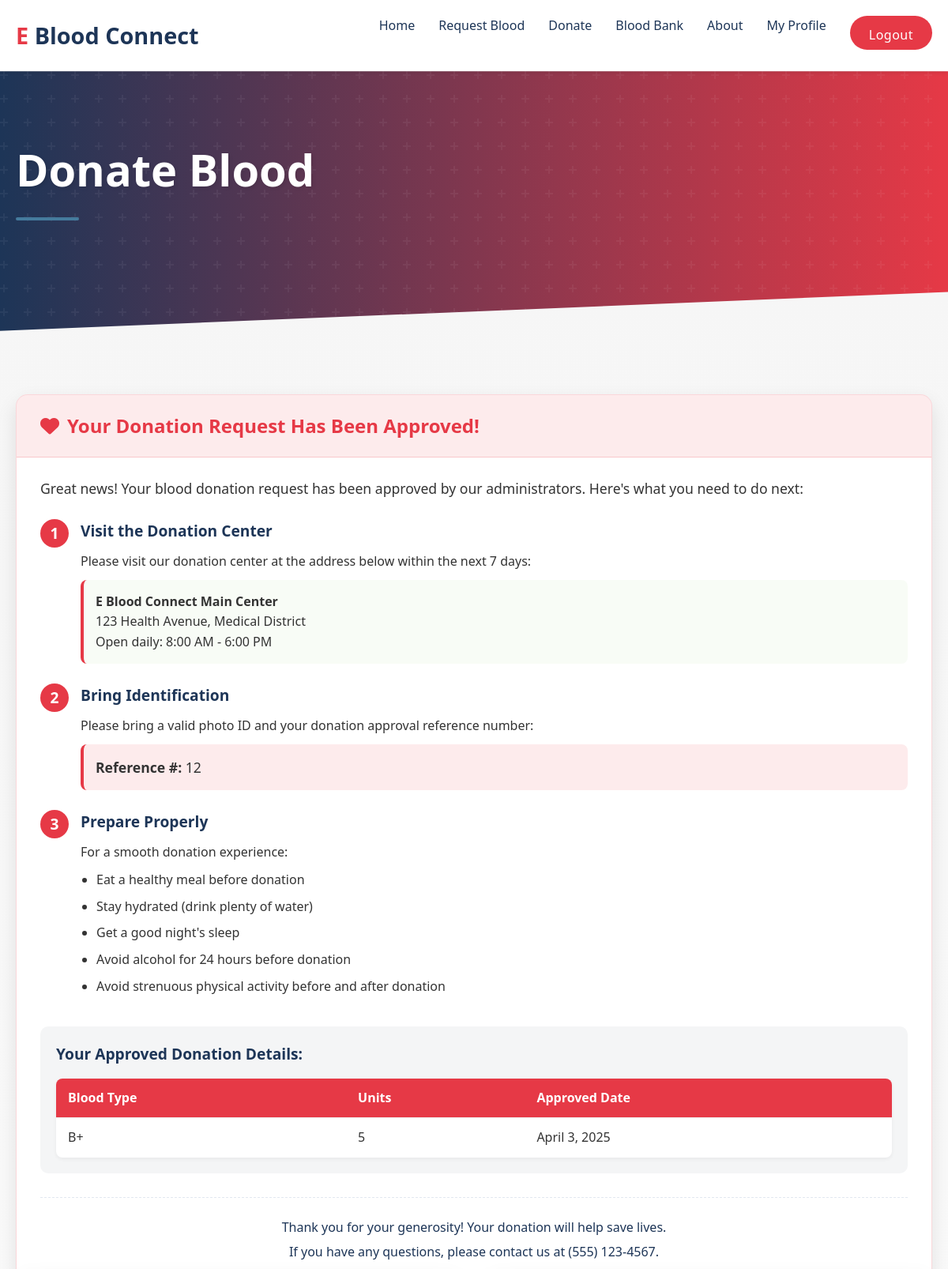
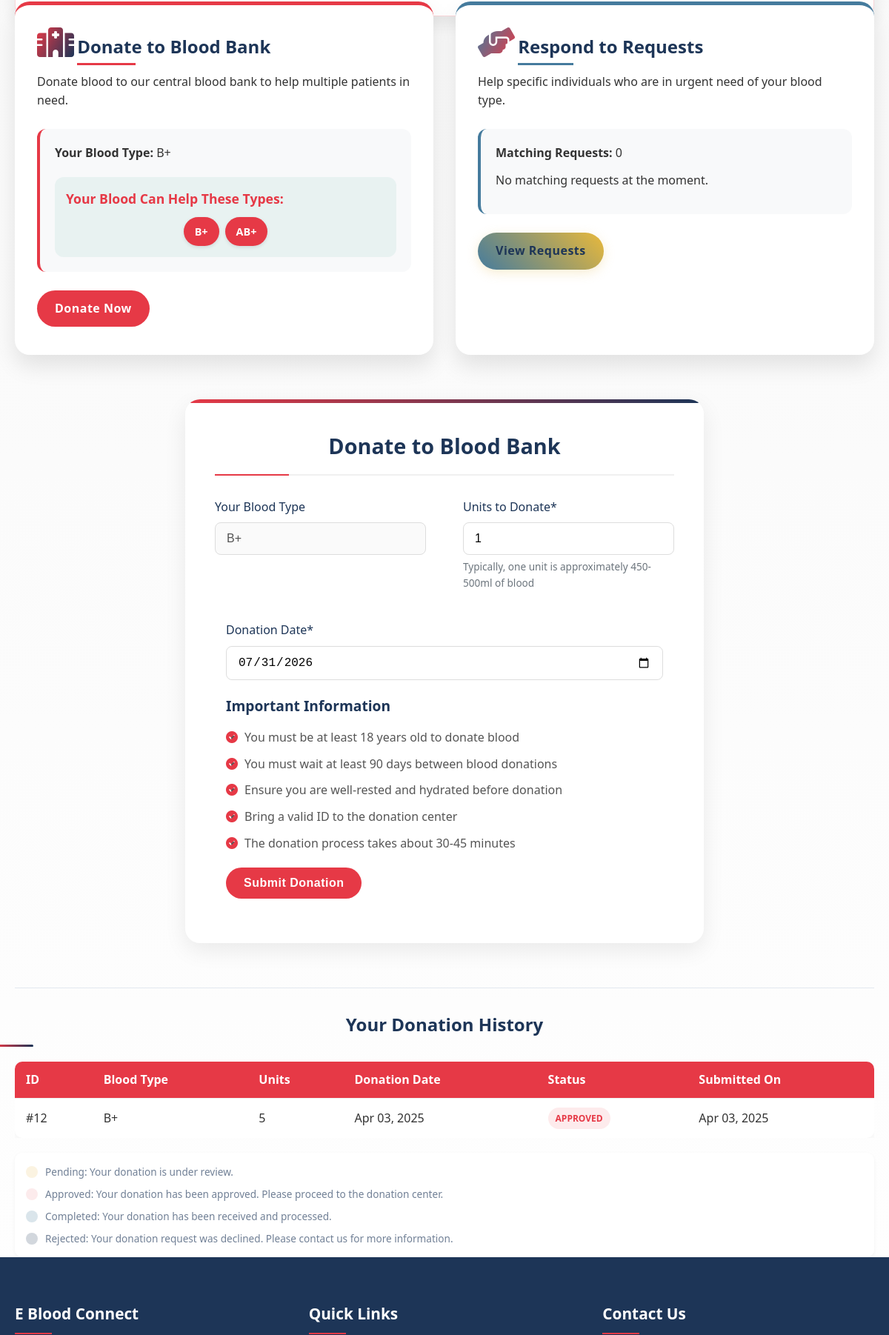
/donate.php (signed in, upper part), run on the app's committed database (2 pictures, top to bottom).
### tables this page shows
CREATE TABLE IF NOT EXISTS `blood_bank_donations` (
  `id` int NOT NULL AUTO_INCREMENT,
  `donor_id` int NOT NULL,
  `blood_type` varchar(10) NOT NULL,
  `units` int NOT NULL DEFAULT '1',
  `donation_center` varchar(255) DEFAULT NULL,
  `donation_date` date NOT NULL,
  `status` enum('pending','approved','rejected') NOT NULL DEFAULT 'pending',
  `notes` text,
  `created_at` timestamp NOT NULL DEFAULT CURRENT_TIMESTAMP,
  `updated_at` timestamp NOT NULL DEFAULT CURRENT_TIMESTAMP ON UPDATE CURRENT_TIMESTAMP,
  PRIMARY KEY (`id`),
  KEY `donor_id` (`donor_id`)
);

CREATE TABLE IF NOT EXISTS `users` (
  `id` int NOT NULL AUTO_INCREMENT,
  `full_name` varchar(100) NOT NULL,
  `email` varchar(100) NOT NULL,
  `password` varchar(255) NOT NULL,
  `phone` varchar(20) NOT NULL,
  `blood_type` enum('A+','A-','B+','B-','AB+','AB-','O+','O-') NOT NULL,
  `gender` enum('Male','Female','Other') NOT NULL,
  `dob` date NOT NULL,
  `address` text NOT NULL,
  `medical_conditions` text,
  `is_admin` tinyint(1) DEFAULT '0',
  `created_at` timestamp NULL DEFAULT CURRENT_TIMESTAMP,
  `updated_at` timestamp NULL DEFAULT CURRENT_TIMESTAMP ON UPDATE CURRENT_TIMESTAMP,
  PRIMARY KEY (`id`),
  UNIQUE KEY `email` (`email`)
);

### donate.php (the view, shortened to what the rows shown need)
<?php
require_once 'includes/db.php';
$success = "";
$userId = $_SESSION['user_id'];
$sql = "SELECT * FROM users WHERE id = ?";
$donor = fetchOne($sql, [$userId]);
$sql = "SELECT * FROM blood_bank_donations
        WHERE donor_id = ? AND status = 'approved'
        ORDER BY created_at DESC";
$approvedDonations = fetchAll($sql, [$userId]);
$sql = "SELECT * FROM blood_bank_donations
        WHERE donor_id = ?
        ORDER BY created_at DESC";
$donationHistory = fetchAll($sql, [$userId]);
?>
<!DOCTYPE html>
<html lang="en">
<head>
    <link rel="stylesheet" href="css/style.css">
    <link rel="stylesheet" href="https://cdnjs.cloudflare.com/ajax/libs/font-awesome/6.0.0-beta3/css/all.min.css">
    <link rel="stylesheet" href="https://unpkg.com/aos@next/dist/aos.css" />
</head>
<body>
    <div class="page-banner">
        <div class="container">
            <h1>Donate Blood</h1>
        </div>
    </div>
    <?php if (!empty($approvedDonations)): ?>
    <div class="container">
        <div class="notification-section">
            <div class="notification-header">
                <h2><i class="fas fa-heart"></i> Your Donation Request Has Been Approved!</h2>
            </div>
            <div class="notification-content">
                <p>Great news! Your blood donation request has been approved by our administrators. Here's what you need to do next:</p>
                <div class="next-steps">
                    <div class="step">
                        <div class="step-number">1</div>
                        <div class="step-content">
                            <h3>Visit the Donation Center</h3>
                            <p>Please visit our donation center at the address below within the next 7 days:</p>
                            <div class="donation-center-address">
                                <strong>E Blood Connect Main Center</strong><br>
                                123 Health Avenue, Medical District<br>
                                Open daily: 8:00 AM - 6:00 PM
                            </div>
                        </div>
                    </div>
                    <div class="step">
                        <div class="step-number">2</div>
                        <div class="step-content">
                            <h3>Bring Identification</h3>
                            <p>Please bring a valid photo ID and your donation approval reference number:</p>
                            <div class="reference-number">
                                <strong>Reference #:</strong> <?php echo $approvedDonations[0]['id']; ?>
                            </div>
                        </div>
                    </div>
                    <div class="step">
                        <div class="step-number">3</div>
                        <div class="step-content">
                            <h3>Prepare Properly</h3>
                            <p>For a smooth donation experience:</p>
                            <ul class="preparation-list">
                                <li>Eat a healthy meal before donation</li>
                                <li>Stay hydrated (drink plenty of water)</li>
                                <li>Get a good night's sleep</li>
                                <li>Avoid alcohol for 24 hours before donation</li>
                                <li>Avoid strenuous physical activity before and after donation</li>
                            </ul>
                        </div>
                    </div>
                </div>
                <div class="donation-details">
                    <h3>Your Approved Donation Details:</h3>
                    <table class="details-table">
                        <tr>
                            <th>Blood Type</th>
                            <th>Units</th>
                            <th>Approved Date</th>
                        </tr>
                        <tr>
                            <td><?php echo htmlspecialchars($approvedDonations[0]['blood_type']); ?></td>
                            <td><?php echo htmlspecialchars($approvedDonations[0]['units']); ?></td>
                            <td><?php echo date('F j, Y', strtotime($approvedDonations[0]['updated_at'])); ?></td>
                        </tr>
                    </table>
                </div>
                <div class="notification-footer">
                    <p>Thank you for your generosity! Your donation will help save lives.</p>
                    <p>If you have any questions, please contact us at (555) 123-4567.</p>
                </div>
            </div>
        </div>
    </div>
    <?php endif; ?>
    <div class="container">
        <div class="donate-options">
            <div class="donate-option" data-aos="fade-up" data-aos-delay="200">
                <div class="donate-info">
                    <p><strong>Your Blood Type:</strong> <?php echo ($donor && isset($donor['blood_type'])) ? $donor['blood_type'] : 'Not specified'; ?></p>
                    <div class="compatible-types">
                        <h4>Your Blood Can Help These Types:</h4>
                        <div class="blood-type-list">
                        </div>
                    </div>
                </div>
            </div>
        </div>
        <div class="form-container" id="donate-form" data-aos="fade-up">
            <h2 class="form-title">Donate to Blood Bank</h2>
            <?php if (!empty($success)): ?>
                <div class="form-message success-message">
                    <i class="fas fa-check-circle"></i> <?php echo $success; ?>
                </div>
            <?php else: ?>
            <form id="donate-form" action="<?php echo htmlspecialchars($_SERVER["PHP_SELF"]); ?>" method="post">
                <div class="form-row">
                    <div class="form-group">
                        <label for="blood_type">Your Blood Type</label>
                        <input type="text" id="blood_type" class="form-control" value="<?php echo ($donor && isset($donor['blood_type'])) ? $donor['blood_type'] : 'Not specified'; ?>" disabled>
                    </div>
                    <div class="form-group">
                        <label for="units">Units to Donate*</label>
                        <input type="number" id="units" name="units" min="1" max="5" class="form-control" value="<?php echo isset($_POST['units']) ? htmlspecialchars($_POST['units']) : '1'; ?>" required>
                        <small>Typically, one unit is approximately 450-500ml of blood</small>
                    </div>
                </div>
                <div class="form-group">
                    <label for="donation_date">Donation Date*</label>
                    <input type="date" id="donation_date" name="donation_date" class="form-control" min="<?php echo date('Y-m-d'); ?>" value="<?php echo isset($_POST['donation_date']) ? htmlspecialchars($_POST['donation_date']) : date('Y-m-d'); ?>" required>
                </div>
                <div class="form-group">
                    <h3>Important Information</h3>
                    <ul>
                        <li>You must be at least 18 years old to donate blood</li>
                        <li>You must wait at least 90 days between blood donations</li>
                        <li>Ensure you are well-rested and hydrated before donation</li>
                        <li>Bring a valid ID to the donation center</li>
                        <li>The donation process takes about 30-45 minutes</li>
                    </ul>
                </div>
                <div class="form-group">
                    <button type="submit" class="btn primary-btn">Submit Donation</button>
                </div>
            </form>
            <?php endif; ?>
        </div>
        <?php if (!empty($donationHistory)): ?>
        <div class="donation-history-section">
            <h2 class="section-title">Your Donation History</h2>
            <div class="history-table-responsive">
                <table class="history-table">
                    <thead>
                        <tr>
                            <th>ID</th>
                            <th>Blood Type</th>
                            <th>Units</th>
                            <th>Donation Date</th>
                            <th>Status</th>
                            <th>Submitted On</th>
                        </tr>
                    </thead>
                    <tbody>
                        <?php foreach ($donationHistory as $donation): ?>
                            <tr>
                                <td>#<?php echo htmlspecialchars($donation['id']); ?></td>
                                <td><?php echo htmlspecialchars($donation['blood_type']); ?></td>
                                <td><?php echo htmlspecialchars($donation['units']); ?></td>
                                <td><?php echo date('M d, Y', strtotime($donation['donation_date'])); ?></td>
                                <td>
                                    <span class="status-badge status-<?php echo strtolower($donation['status']); ?>">
                                        <?php echo ucfirst($donation['status']); ?>
                                    </span>
                                </td>
                                <td><?php echo date('M d, Y', strtotime($donation['created_at'])); ?></td>
                            </tr>
                        <?php endforeach; ?>
                    </tbody>
                </table>
            </div>
        </div>
        <?php endif; ?>
    </div>
</body>
</html>

### data on the page
blood_bank_donations: id "12", blood_type "B+", units "5", updated_at "April 3, 2025", donation_date "Apr 03, 2025", status "APPROVED", created_at "Apr 03, 2025"
users: blood_type "B+"

### other printed values
$recipient "B+"
$recipient "AB+"
count($matchingRequests) "0"
